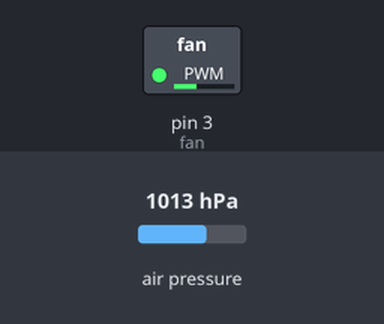
Recording of a sketch running on a simulated Arduino Uno, built with avr-gcc and run on an emulated ATmega328P. Shown: switched loads named in the sketch (green lamp = pin HIGH). The test bench sets the inputs (shaded band); at power-on: air pressure 1013 hPa. What the sketch prints to the serial monitor is not drawn.

Above: at 1.2 s.
1.3 s: air pressure set to 952 hPa
Timing chart, 0 to 4.3 s (numbered marks = the images above; inputs shaded):
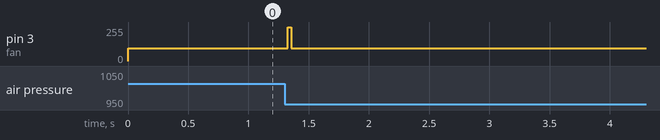

Measured:
- after the input at 1.3 s, pin 3 (fan): 94/255 → 255/255 at once, → 94/255 0.03 s later

The sketch:

combined.ino
```cpp
#include <Wire.h>
#include <Adafruit_MPL3115A2.h>
#include <Adafruit_Sensor.h>
#include <Adafruit_BME280.h>

#define SEALEVELPRESSURE_HPA (1013.25)

Adafruit_MPL3115A2 baro = Adafruit_MPL3115A2();
Adafruit_BME280 bme; // use I2C interface
word fan = 3;

void setup() {
  // put your setup code here, to run once:
  Serial.begin(9600);
  Serial.println("Adafruit_MPL3115A2 test!");
 if (!bme.begin(0x76)) {
    Serial.println("Could not find a valid BME280 sensor, check wiring!");
    while (1);
  }
pinMode(fan, OUTPUT);
pwm25kHzBegin();
}
void pwm25kHzBegin() {
  TCCR2A = 0;                               // TC2 Control Register A
  TCCR2B = 0;                               // TC2 Control Register B
  TIMSK2 = 0;                               // TC2 Interrupt Mask Register
  TIFR2 = 0;                                // TC2 Interrupt Flag Register
  TCCR2A |= (1 << COM2B1) | (1 << WGM21) | (1 << WGM20);  // OC2B cleared/set on match when up/down counting, fast PWM
  TCCR2B |= (1 << WGM22) | (1 << CS21);     // prescaler 8
  OCR2A = 79;                               // TOP overflow value (Hz)
  OCR2B = 0;
}

void pwmDuty(byte ocrb) {
  OCR2B = ocrb;                             // PWM Width (duty)
}
void loop() {
  // put your main code here, to run repeatedly:
   if (! baro.begin()) {
    Serial.println("Couldnt find sensor");
    return;
    }
float pressBlue = (baro.getPressure()/100);
Serial.println(pressBlue);
float PressPurp = (bme.readPressure() / 100);
Serial.println(PressPurp);
if (pressBlue - PressPurp <0){
  pwmDuty(10);
  Serial.println("lowest");
}
if (2> pressBlue - PressPurp >=0){
  pwmDuty(29);
  Serial.println("low-mid");
}
if (3>pressBlue - PressPurp >=2){
  pwmDuty(59);
  Serial.println("high-mid");
}
if (pressBlue-PressPurp>=3){
  pwmDuty(79);
  Serial.println("high");
}
Serial.println(pressBlue-PressPurp);
}
```
